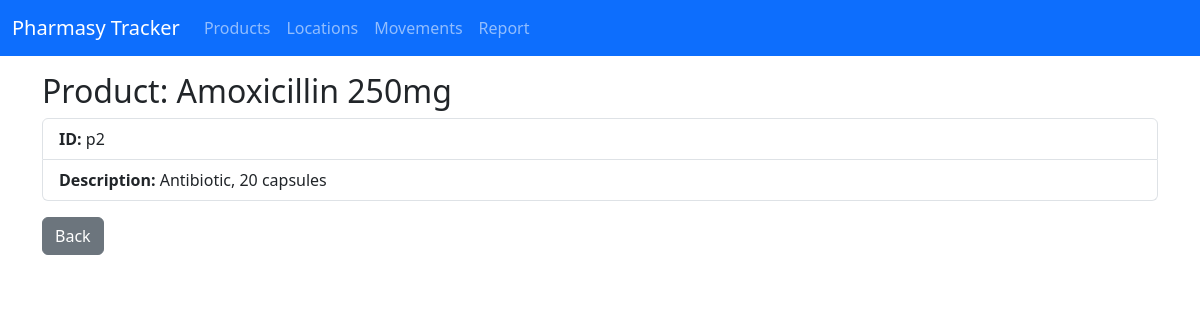
Page /products/view/p2 on the committed database.
### app.py (models this page shows)
class Product(db.Model):
    product_id = db.Column(db.String, primary_key=True)
    name = db.Column(db.String, nullable=False)
    description = db.Column(db.String)

### app.py (the view)
@app.route('/products/view/<product_id>')
def view_product(product_id):
    p = Product.query.get_or_404(product_id)
    return render_template('product_view.html', product=p)

### app.py (called while the page is built)
@app.before_request
def run_initialization_once():
    global initialization_done
    if not initialization_done:
        db.create_all()
        seed_data()  # <---- Auto seed when DB is first created
        initialization_done = True

### templates/product_view.html
{% extends "base.html" %}
{% block content %}
<h2>Product: {{ product.name }}</h2>
<ul class="list-group">
  <li class="list-group-item"><strong>ID:</strong> {{ product.product_id }}</li>
  <li class="list-group-item"><strong>Description:</strong> {{ product.description }}</li>
</ul>
<a class="btn btn-secondary mt-3" href="{{ url_for('products') }}">Back</a>
{% endblock %}

### rows in the picture
Product: name "Amoxicillin 250mg", product_id "p2", description "Antibiotic, 20 capsules"
